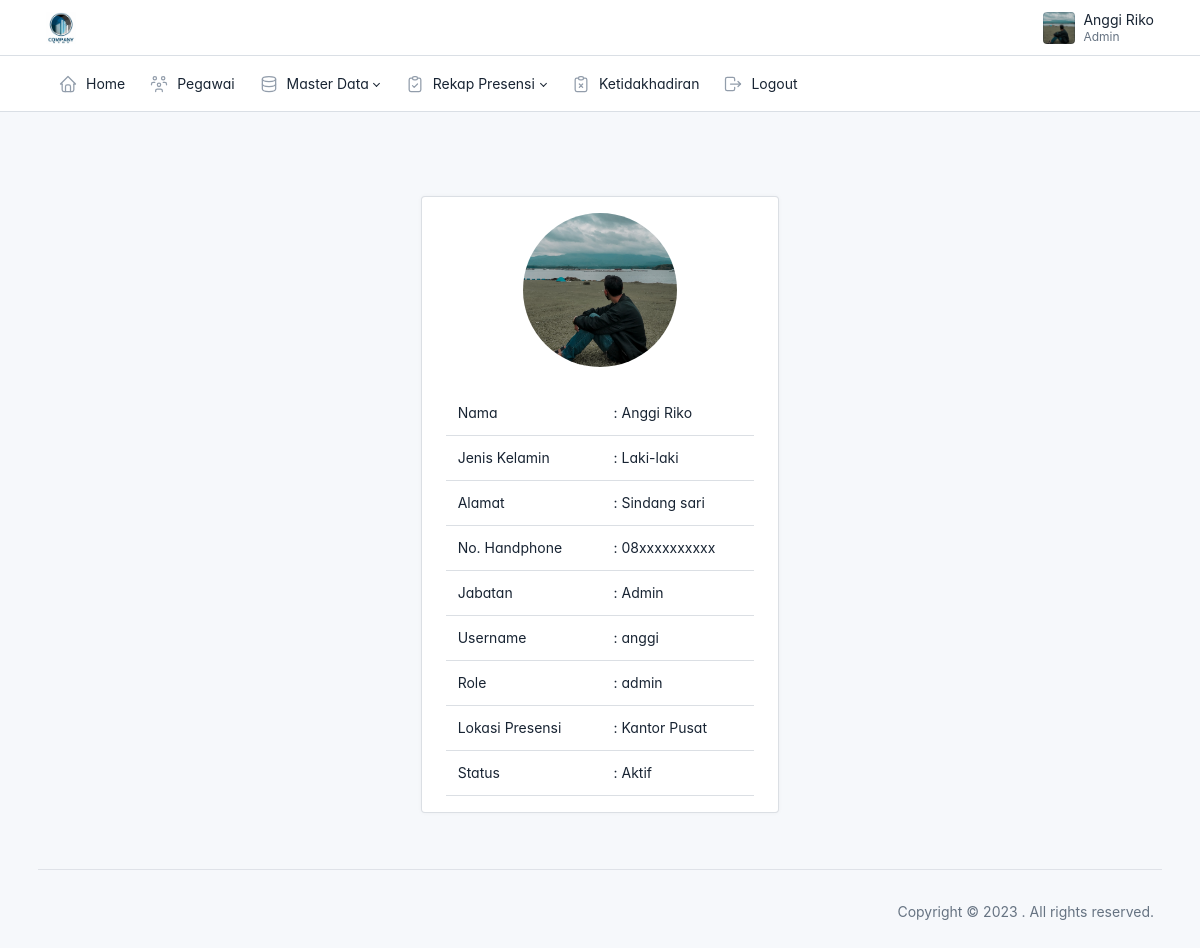
The page /admin/fitur_lainnya/profile.php (signed in) on the database its author committed.
### tables this page shows
CREATE TABLE `users` (
  `id` int(11) NOT NULL,
  `id_pegawai` int(11) NOT NULL,
  `username` varchar(25) NOT NULL,
  `password` varchar(225) NOT NULL,
  `status` varchar(20) NOT NULL,
  `role` varchar(20) NOT NULL
);

CREATE TABLE `pegawai` (
  `id` int(11) NOT NULL,
  `nip` varchar(50) NOT NULL,
  `nama` varchar(25) NOT NULL,
  `jenis_kelamin` varchar(10) NOT NULL,
  `alamat` varchar(225) NOT NULL,
  `no_handphone` varchar(20) NOT NULL,
  `jabatan` varchar(50) NOT NULL,
  `lokasi_presensi` varchar(50) NOT NULL,
  `foto` varchar(25) NOT NULL
);

### config.php (called while the page is built, shortened)
<?php
    function base_url($url = null)
    {
        $base_url = 'http://localhost/presensi';
        if ($url != null) {
            return $base_url . '/'.$url;
        }else {
            return $base_url;
        }
    }
?>

### admin/fitur_lainnya/profile.php (the view, shortened to what this page needs)
<?php
include('../layout/header.php');
require_once('../../config.php');
$id = $_SESSION['id'];
$result = mysqli_query($connection, "SELECT users.id_pegawai, users.username, users.status, users.role, pegawai.* FROM users JOIN pegawai ON users.id_pegawai = pegawai.id WHERE pegawai.id=$id");
?>
<?php while ($pegawai = mysqli_fetch_array($result)) : ?>
    <div class="page-body">
        <div class="container-xl">
            <div class="row">
                <div class="col-md-4"></div>
                <div class="col-md-4">
                    <div class="card">
                        <div class="card-body">
                            <center>
                                <img style="border-radius: 100%; width: 50%" src="<?= base_url('assets/img/foto_pegawai/' . $pegawai['foto']) ?>" alt="">
                            </center>
                            <table class="table mt-4">
                                <tr>
                                    <td>Nama</td>
                                    <td>: <?= $pegawai['nama'] ?></td>
                                </tr>
                                <tr>
                                    <td>Jenis Kelamin</td>
                                    <td>: <?= $pegawai['jenis_kelamin'] ?></td>
                                </tr>
                                <tr>
                                    <td>Alamat</td>
                                    <td>: <?= $pegawai['alamat'] ?></td>
                                </tr>
                                <tr>
                                    <td>No. Handphone</td>
                                    <td>: <?= $pegawai['no_handphone'] ?></td>
                                </tr>
                                <tr>
                                    <td>Jabatan</td>
                                    <td>: <?= $pegawai['jabatan'] ?></td>
                                </tr>
                                <tr>
                                    <td>Username</td>
                                    <td>: <?= $pegawai['username'] ?></td>
                                </tr>
                                <tr>
                                    <td>Role</td>
                                    <td>: <?= $pegawai['role'] ?></td>
                                </tr>
                                <tr>
                                    <td>Lokasi Presensi</td>
                                    <td>: <?= $pegawai['lokasi_presensi'] ?></td>
                                </tr>
                                <tr>
                                    <td>Status</td>
                                    <td>: <?= $pegawai['status'] ?></td>
                                </tr>
                            </table>
                        </div>
                    </div>
                </div>
                <div class="col-md-4"></div>
            </div>
        </div>
    </div>
<?php endwhile; ?>
<?php include('../layout/footer.php'); ?>

### admin/layout/header.php (shortened to what this page needs)
<?php
require_once('../../config.php') ?>
<!doctype html>
<html lang="en">
<head>
    <link href="<?= base_url('assets/css/tabler.min.css?1684106062') ?>" rel="stylesheet" />
    <link href="<?= base_url('assets/css/tabler-vendors.min.css?1684106062') ?>" rel="stylesheet" />
    <link href="<?= base_url('assets/css/demo.min.css?1684106062') ?>" rel="stylesheet" />
    <link rel="stylesheet" href="https://cdnjs.cloudflare.com/ajax/libs/font-awesome/6.4.2/css/all.min.css" />
</head>
<body>
    <div class="page">
        <header class="navbar navbar-expand-md d-print-none">
            <div class="container-xl">
                <h1 class="navbar-brand navbar-brand-autodark d-none-navbar-horizontal pe-0 pe-md-3">
                    <a href=".">
                        <img src="<?= base_url('assets/img/logo_perusahaan.jpg') ?>" width="110" height="32" alt="Tabler" class="navbar-brand-image">
                    </a>
                </h1>
                <div class="navbar-nav flex-row order-md-last">
                    <div class="nav-item dropdown">
                        <a href="#" class="nav-link d-flex lh-1 text-reset p-0" data-bs-toggle="dropdown" aria-label="Open user menu">
                            <?php
                            $id = $_SESSION['id'];
                            $result = mysqli_query($connection, "SELECT users.id_pegawai, users.username, users.status, users.role, pegawai.* FROM users JOIN pegawai ON users.id_pegawai = pegawai.id WHERE pegawai.id=$id");
                            while ($pegawai = mysqli_fetch_array($result)) :
                            ?>
                                <span class="avatar avatar-sm" style="background-image: url('<?= base_url('assets/img/foto_pegawai/' . $pegawai['foto']) ?>');"></span>
                            <?php endwhile; ?>
                            <div class="d-none d-xl-block ps-2">
                                <div><?= $_SESSION['nama'] ?></div>
                                <div class="mt-1 small text-muted"><?= $_SESSION['jabatan'] ?></div>
                            </div>
                        </a>
                    </div>
                </div>
            </div>
        </header>
        <header class="navbar-expand-md">
            <div class="collapse navbar-collapse" id="navbar-menu">
                <div class="navbar">
                    <div class="container-xl">
                        <ul class="navbar-nav">
                            <li class="nav-item">
                                <a class="nav-link" href="<?= base_url('admin/home/home.php') ?>">
                                    <span class="nav-link-icon d-md-none d-lg-inline-block">
                                    </span>
                                    <span class="nav-link-title">
                                        Home
                                    </span>
                                </a>
                            </li>
                            <li class="nav-item">
                                <a class="nav-link" href="<?= base_url('admin/data_pegawai/pegawai.php') ?>">
                                    <span class="nav-link-icon d-md-none d-lg-inline-block">
                                    </span>
                                    <span class="nav-link-title">
                                        Pegawai
                                    </span>
                                </a>
                            </li>
                            <li class="nav-item dropdown">
                                <a class="nav-link dropdown-toggle" href="#navbar-base" data-bs-toggle="dropdown" data-bs-auto-close="outside" role="button" aria-expanded="false">
                                    <span class="nav-link-icon d-md-none d-lg-inline-block">
                                    </span>
                                    <span class="nav-link-title">
                                        Master Data
                                    </span>
                                </a>
                            </li>
                            <li class="nav-item dropdown">
                                <a class="nav-link dropdown-toggle" href="#navbar-base" data-bs-toggle="dropdown" data-bs-auto-close="outside" role="button" aria-expanded="false">
                                    <span class="nav-link-icon d-md-none d-lg-inline-block">
                                    </span>
                                    <span class="nav-link-title">
                                        Rekap Presensi
                                    </span>
                                </a>
                            </li>
                            <li class="nav-item">
                                <a class="nav-link" href="<?= base_url('admin/data_ketidakhadiran/ketidakhadiran.php') ?>">
                                    <span class="nav-link-icon d-md-none d-lg-inline-block">
                                    </span>
                                    <span class="nav-link-title">
                                        Ketidakhadiran
                                    </span>
                                </a>
                            </li>
                            <li class="nav-item">
                                <a class="nav-link" href="<?= base_url('auth/logout.php') ?>">
                                    <span class="nav-link-icon d-md-none d-lg-inline-block">
                                    </span>
                                    <span class="nav-link-title">
                                        Logout
                                    </span>
                                </a>
                            </li>
                        </ul>
                    </div>
                </div>
            </div>
        </header>
        <div class="page-wrapper">
            <div class="page-header d-print-none">
                <div class="container-xl">
                    <div class="row g-2 align-items-center">
                    </div>
                </div>
            </div>

### admin/layout/header.php (style rules this page uses)
:root { --tblr-font-sans-serif: 'Inter Var', -apple-system, BlinkMacSystemFont, San Francisco, Segoe UI, Roboto, Helvetica Neue, sans-serif; }
body { font-feature-settings: "cv03", "cv04", "cv11"; }

### rows shown on the page
users: id_pegawai.foto (placeholder picture), id_pegawai.nama "Anggi Riko", id_pegawai.jenis_kelamin "Laki-laki", id_pegawai.alamat "Sindang sari", id_pegawai.no_handphone "08xxxxxxxxxx", id_pegawai.jabatan "Admin", username "anggi", role "admin", id_pegawai.lokasi_presensi "Kantor Pusat", status "Aktif"

### other values the page prints
$_SESSION['nama'] "Anggi Riko"
$_SESSION['jabatan'] "Admin"
